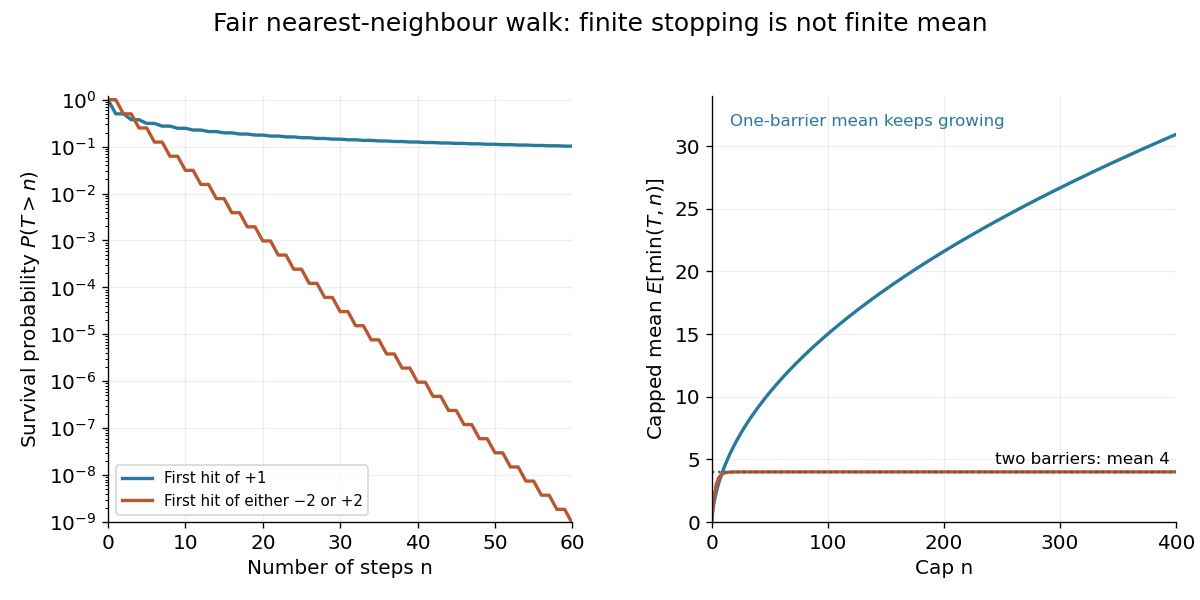

Write the Python code that produced this figure.
"""Exact absorbed-walk laws, not simulated measurements; PNG goes to cwd."""
from pathlib import Path

import matplotlib.pyplot as plt
import numpy as np


def survival_law(horizon, barriers):
    """P(T>n) from live-position probabilities, starting at zero."""
    live = {0: 1.0}
    survival = [1.0]
    for _ in range(horizon):
        next_live = {}
        for position, probability in live.items():
            for step in (-1, 1):
                destination = position + step
                if destination not in barriers:
                    next_live[destination] = next_live.get(destination, 0.0) + probability / 2
        live = next_live
        survival.append(sum(live.values()))
    return np.array(survival)


def main():
    horizon = 400
    single = survival_law(horizon, {1})
    double = survival_law(horizon, {-2, 2})
    n = np.arange(horizon + 1)
    plt.rcParams.update({"font.size": 12, "axes.spines.top": False,
                         "axes.spines.right": False})
    fig, axes = plt.subplots(1, 2, figsize=(10, 5), dpi=120, facecolor="white")
    for law, color, label in [(single, "#287a9d", "First hit of +1"),
                               (double, "#b85831", "First hit of either −2 or +2")]:
        axes[0].semilogy(n[:61], law[:61], color=color, lw=2, label=label)
        capped = np.r_[0, np.cumsum(law[:-1])]
        axes[1].plot(n, capped, color=color, lw=2, label=label)
    axes[0].set(xlabel="Number of steps n", ylabel=r"Survival probability $P(T>n)$",
                xlim=(0, 60), ylim=(1e-9, 1.2))
    axes[1].axhline(4, color="#555555", linestyle=":", lw=1.4)
    axes[1].text(395, 4.6, "two barriers: mean 4", ha="right", fontsize=10)
    axes[1].set(xlabel="Cap n", ylabel=r"Capped mean $E[\min(T,n)]$", xlim=(0, horizon), ylim=(0, 34))
    for ax in axes:
        ax.grid(alpha=0.2)
    axes[0].legend(fontsize=9, loc="lower left")
    axes[1].text(0.04, 0.93, "One-barrier mean keeps growing", transform=axes[1].transAxes,
                 color="#287a9d", fontsize=10)
    fig.suptitle("Fair nearest-neighbour walk: finite stopping is not finite mean", fontsize=15)
    fig.subplots_adjust(left=0.09, right=0.98, bottom=0.13, top=0.84, wspace=0.3)
    fig.savefig(Path.cwd() / (Path(__file__).stem + ".png"), facecolor="white")
    plt.close(fig)


if __name__ == "__main__":
    main()
